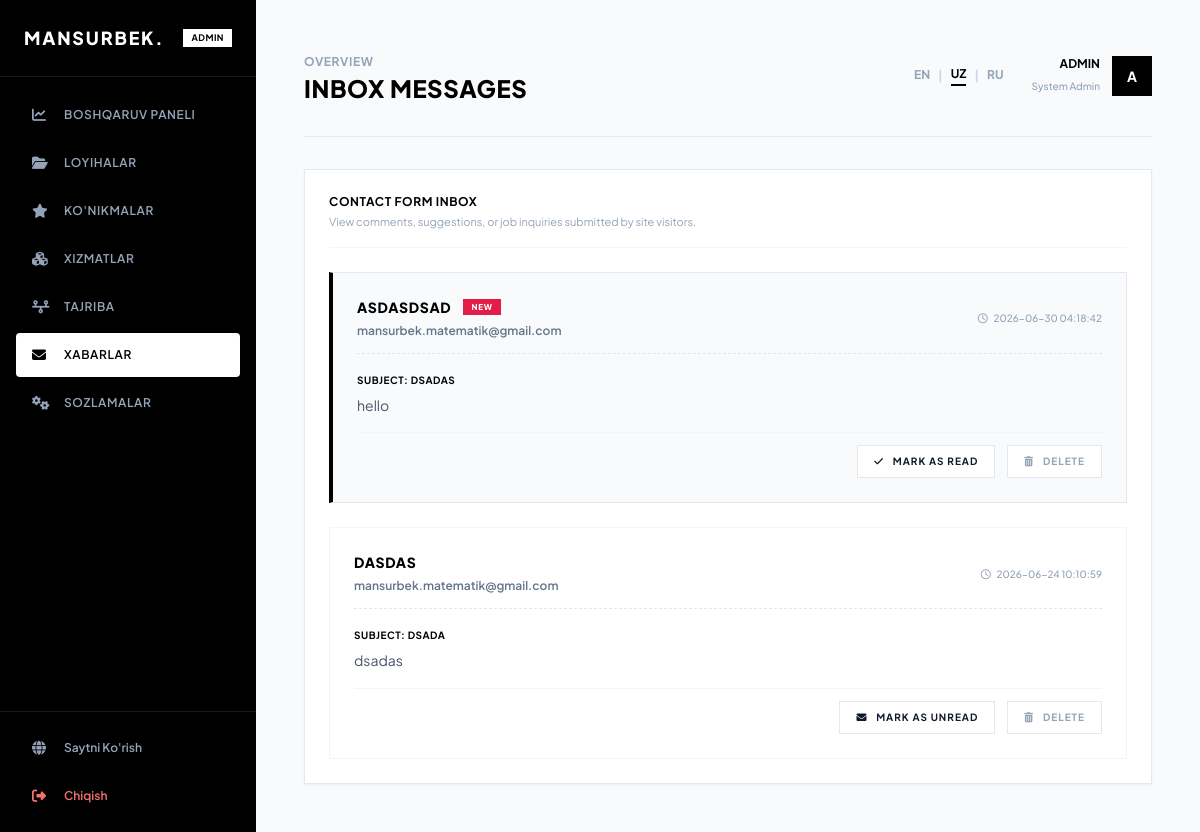
The app's page /admin/messages (signed in) with its own data.
### tables this page shows
CREATE TABLE admins (
                id INTEGER PRIMARY KEY AUTOINCREMENT,
                username TEXT UNIQUE NOT NULL,
                password TEXT NOT NULL
            );

CREATE TABLE messages (
                id INTEGER PRIMARY KEY AUTOINCREMENT,
                name TEXT NOT NULL,
                email TEXT NOT NULL,
                subject TEXT NOT NULL,
                message TEXT NOT NULL,
                is_read INTEGER DEFAULT 0,
                created_at TIMESTAMP DEFAULT CURRENT_TIMESTAMP
            );

### app.py (the view)
@app.route('/admin/messages')
@login_required
def admin_messages():
    messages = db_query('SELECT * FROM messages ORDER BY id DESC')
    return render_template('admin/messages.html', messages=messages)

### app.py (called while the page is built)
def get_db():
    db = getattr(g, '_database', None)
    if db is None:
        db = g._database = sqlite3.connect(DATABASE)
        db.row_factory = sqlite3.Row
    return db

@app.teardown_appcontext
def close_connection(exception):
    db = getattr(g, '_database', None)
    if db is not None:
        db.close()

def db_query(query, args=(), one=False):
    db = get_db()
    cur = db.execute(query, args)
    rv = cur.fetchall()
    cur.close()
    return (rv[0] if rv else None) if one else rv

@login_manager.user_loader
def load_user(user_id):
    row = db_query('SELECT * FROM admins WHERE id = ?', (user_id,), one=True)
    if row:
        return User(row['id'], row['username'])
    return None

@app.before_request
def before_request():
    if 'lang' not in session:
        session['lang'] = 'uz'
    if request.args.get('lang') in ['en', 'uz', 'ru']:
        session['lang'] = request.args.get('lang')
    g.lang = session['lang']

@app.context_processor
def inject_settings():
    try:
        rows = db_query('SELECT * FROM settings')
        settings_dict = {row['key']: row['value'] for row in rows}
    except Exception:
        settings_dict = {}
    def get_text(key):
        return TRANSLATIONS.get(getattr(g, 'lang', 'uz'), TRANSLATIONS['uz']).get(key, key)
    def get_db_field(obj, base_key):
        lang = getattr(g, 'lang', 'uz')
        if lang == 'en':
            return obj[base_key]
        lang_key = f"{base_key}_{lang}"
        if lang_key in obj.keys() and obj[lang_key]:
             return obj[lang_key]
        return obj[base_key]
    return dict(settings=settings_dict, t=get_text, tf=get_db_field, current_lang=getattr(g, 'lang', 'uz'))

### templates/admin/messages.html (shortened to what this page needs)
{% extends 'admin/base_admin.html' %}
{% block header_title %}Inbox Messages{% endblock %}
{% block admin_content %}
<div class="bg-white border border-slate-200 p-6 shadow-sm">
    <div class="mb-6 border-b border-slate-100 pb-4 flex justify-between items-center">
        <div>
            <h3 class="text-xs font-bold uppercase tracking-wider text-black">Contact Form Inbox</h3>
            <p class="text-[11px] text-slate-400 mt-1">View comments, suggestions, or job inquiries submitted by site visitors.</p>
        </div>
    </div>
    <div class="space-y-6">
        {% if messages %}
            {% for msg in messages %}
            <div class="p-6 border {% if msg.is_read == 0 %}border-l-4 border-l-black bg-slate-50 border-slate-200{% else %}border-slate-100 bg-white{% endif %} flex flex-col gap-4 relative">
                <div class="flex flex-col sm:flex-row justify-between items-start sm:items-center gap-2 pb-3 border-b border-slate-150 border-dashed">
                    <div class="space-y-0.5">
                        <div class="flex items-center gap-3">
                            <h4 class="text-sm font-extrabold text-black uppercase tracking-wider">{{ msg.name }}</h4>
                            {% if msg.is_read == 0 %}
                            <span class="text-[8px] font-extrabold bg-rose-600 text-white px-2 py-0.5 uppercase tracking-widest">New</span>
                            {% endif %}
                        </div>
                        <a href="mailto:{{ msg.email }}" class="text-xs font-semibold text-slate-500 hover:text-black hover-interactive">{{ msg.email }}</a>
                    </div>
                    <div class="text-[10px] text-slate-400 font-medium">
                        <i class="fa-regular fa-clock mr-1"></i> {{ msg.created_at }}
                    </div>
                </div>
                <div class="text-xs md:text-sm">
                    <span class="block text-[10px] font-bold text-black uppercase tracking-wider mb-1">Subject: {{ msg.subject }}</span>
                    <p class="text-slate-600 leading-relaxed whitespace-pre-line">{{ msg.message }}</p>
                </div>
                <div class="flex justify-end gap-3 pt-3 border-t border-slate-100">
                    <form action="{{ url_for('message_read', id=msg.id) }}" method="POST" class="inline-block">
                        <button type="submit" class="px-4 py-2 border border-slate-250 text-[10px] font-bold uppercase tracking-widest hover:border-black transition-all bg-white hover-interactive">
                            {% if msg.is_read == 0 %}
                                <i class="fa-solid fa-check mr-1.5"></i> Mark as Read
                            {% else %}
                                <i class="fa-solid fa-envelope mr-1.5"></i> Mark as Unread
                            {% endif %}
                        </button>
                    </form>
                    <form action="{{ url_for('message_delete', id=msg.id) }}" method="POST" onsubmit="return confirm('Are you sure you want to delete this message permanently?');" class="inline-block">
                        <button type="submit" class="px-4 py-2 border border-slate-250 hover:border-rose-600 text-slate-400 hover:text-rose-600 text-[10px] font-bold uppercase tracking-widest transition-all bg-white hover-interactive">
                            <i class="fa-solid fa-trash-can mr-1.5"></i> Delete
                        </button>
                    </form>
                </div>
            </div>
            {% endfor %}
        {% endif %}
    </div>
</div>
{% endblock %}

### templates/admin/base_admin.html (shortened to what this page needs)
<!DOCTYPE html>
<html lang="en">
<head>
    <script src="https://cdn.tailwindcss.com"></script>
    <link rel="stylesheet" href="https://cdnjs.cloudflare.com/ajax/libs/font-awesome/6.4.0/css/all.min.css">
    <link rel="stylesheet" href="{{ url_for('static', filename='css/main.css') }}">
</head>
<body class="bg-slate-50 text-slate-900 flex flex-col md:flex-row min-h-screen">
    <aside class="w-full md:w-64 bg-black text-white flex flex-col justify-between md:sticky md:top-0 md:h-screen z-40">
        <div>
            <div class="p-6 border-b border-neutral-900 flex justify-between items-center">
                <a href="{{ url_for('admin_dashboard') }}" class="text-lg font-extrabold tracking-widest text-white">
                    MANSURBEK.
                </a>
                <span class="text-[9px] font-bold uppercase tracking-wider bg-white text-black px-2 py-0.5">Admin</span>
            </div>
            <nav class="p-4 space-y-1">
                <a href="{{ url_for('admin_dashboard') }}" class="flex items-center gap-3 px-4 py-3 text-xs uppercase tracking-wider font-semibold text-slate-400 hover:text-white hover:bg-neutral-950 rounded transition-all {% if request.path == url_for('admin_dashboard') %}admin-nav-link-active{% endif %}">
                    <i class="fa-solid fa-chart-line text-sm w-5"></i> {{ t('dashboard') }}
                </a>
                <a href="{{ url_for('admin_projects') }}" class="flex items-center gap-3 px-4 py-3 text-xs uppercase tracking-wider font-semibold text-slate-400 hover:text-white hover:bg-neutral-950 rounded transition-all {% if 'projects' in request.path %}admin-nav-link-active{% endif %}">
                    <i class="fa-solid fa-folder-open text-sm w-5"></i> {{ t('projects') }}
                </a>
                <a href="{{ url_for('admin_skills') }}" class="flex items-center gap-3 px-4 py-3 text-xs uppercase tracking-wider font-semibold text-slate-400 hover:text-white hover:bg-neutral-950 rounded transition-all {% if 'skills' in request.path %}admin-nav-link-active{% endif %}">
                    <i class="fa-solid fa-star text-sm w-5"></i> {{ t('skills') }}
                </a>
                <a href="{{ url_for('admin_services') }}" class="flex items-center gap-3 px-4 py-3 text-xs uppercase tracking-wider font-semibold text-slate-400 hover:text-white hover:bg-neutral-950 rounded transition-all {% if 'services' in request.path %}admin-nav-link-active{% endif %}">
                    <i class="fa-solid fa-cubes text-sm w-5"></i> {{ t('services') }}
                </a>
                <a href="{{ url_for('admin_experience') }}" class="flex items-center gap-3 px-4 py-3 text-xs uppercase tracking-wider font-semibold text-slate-400 hover:text-white hover:bg-neutral-950 rounded transition-all {% if 'experience' in request.path %}admin-nav-link-active{% endif %}">
                    <i class="fa-solid fa-timeline text-sm w-5"></i> {{ t('experience') }}
                </a>
                <a href="{{ url_for('admin_messages') }}" class="flex items-center gap-3 px-4 py-3 text-xs uppercase tracking-wider font-semibold text-slate-400 hover:text-white hover:bg-neutral-950 rounded transition-all {% if 'messages' in request.path %}admin-nav-link-active{% endif %}">
                    <i class="fa-solid fa-envelope text-sm w-5"></i> {{ t('messages') }}
                </a>
                <a href="{{ url_for('admin_settings') }}" class="flex items-center gap-3 px-4 py-3 text-xs uppercase tracking-wider font-semibold text-slate-400 hover:text-white hover:bg-neutral-950 rounded transition-all {% if 'settings' in request.path %}admin-nav-link-active{% endif %}">
                    <i class="fa-solid fa-gears text-sm w-5"></i> {{ t('settings') }}
                </a>
            </nav>
        </div>
        <div class="p-4 border-t border-neutral-900 space-y-2">
            <a href="/" target="_blank" class="flex items-center gap-3 px-4 py-2.5 text-xs font-semibold text-slate-400 hover:text-white transition-all">
                <i class="fa-solid fa-globe text-sm w-5"></i> {{ t('view_site') }}
            </a>
            <a href="{{ url_for('logout') }}" class="flex items-center gap-3 px-4 py-2.5 text-xs font-semibold text-red-400 hover:text-red-300 transition-all">
                <i class="fa-solid fa-right-from-bracket text-sm w-5"></i> {{ t('sign_out') }}
            </a>
        </div>
    </aside>
    <main class="flex-grow p-6 md:p-10 lg:p-12 overflow-x-hidden">
        <header class="flex justify-between items-center pb-8 border-b border-slate-200 mb-8">
            <div>
                <span class="text-slate-400 text-xs font-bold uppercase tracking-wider">Overview</span>
                <h1 class="text-2xl font-extrabold text-black uppercase tracking-wide">{% block header_title %}Dashboard{% endblock %}</h1>
            </div>
            <div class="flex items-center gap-3">
                <div class="flex items-center gap-2 mr-4 text-xs font-bold uppercase">
                    <a href="?lang=en" class="{% if current_lang == 'en' %}text-black border-b-2 border-black{% else %}text-slate-400 hover:text-black{% endif %} pb-0.5">EN</a>
                    <span class="text-slate-300">|</span>
                    <a href="?lang=uz" class="{% if current_lang == 'uz' %}text-black border-b-2 border-black{% else %}text-slate-400 hover:text-black{% endif %} pb-0.5">UZ</a>
                    <span class="text-slate-300">|</span>
                    <a href="?lang=ru" class="{% if current_lang == 'ru' %}text-black border-b-2 border-black{% else %}text-slate-400 hover:text-black{% endif %} pb-0.5">RU</a>
                </div>
                <div class="text-right">
                    <span class="block text-xs font-bold text-black uppercase">{{ current_user.username }}</span>
                    <span class="text-[10px] text-slate-400 font-medium">System Admin</span>
                </div>
                <div class="w-10 h-10 bg-black text-white flex items-center justify-center text-sm font-bold rounded-none">
                    A
                </div>
            </div>
        </header>
        {% block admin_content %}{% endblock %}
    </main>
</body>
</html>

### static/css/main.css (style rules this page uses)
body { font-family: 'Plus Jakarta Sans', sans-serif; overflow-x: hidden; }

### templates/admin/base_admin.html (style rules this page uses)
body, button, a, input, textarea, select { cursor: auto !important; }
.admin-nav-link-active { background-color: #ffffff; color: #000000 !important; font-weight: 700; }

### records on screen
admins: username "ADMIN"
messages: name "ASDASDSAD", is_read "NEW", email "mansurbek.matematik@gmail.com", created_at "2026-06-30 04:18:42", subject "DSADAS", message "hello"
messages: name "DASDAS", email "mansurbek.matematik@gmail.com", created_at "2026-06-24 10:10:59", subject "DSADA", message "dsadas", is_read 1 (drawn)

### other values on screen
{{ t('dashboard') }} "BOSHQARUV PANELI"
{{ t('projects') }} "LOYIHALAR"
{{ t('skills') }} "KO'NIKMALAR"
{{ t('services') }} "XIZMATLAR"
{{ t('experience') }} "TAJRIBA"
{{ t('messages') }} "XABARLAR"
{{ t('settings') }} "SOZLAMALAR"
{{ t('view_site') }} "Saytni Ko'rish"
{{ t('sign_out') }} "Chiqish"
